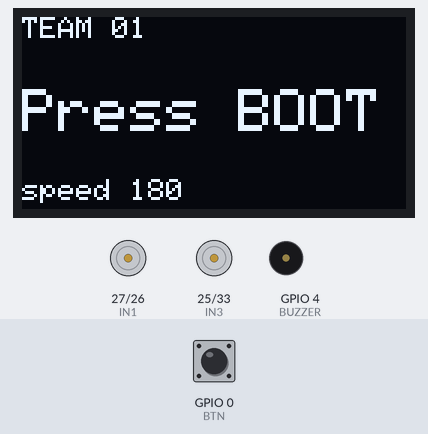
Simulated run of this sketch. Board: ESP32. Shown: 128×64 one-colour display, motor-driver pin pairs drawn as motors (green arrow = first pin HIGH = forward, orange = second pin HIGH = backward, longer = more drive, scaled by the enable pin), buzzer (waves = sounding, pin HIGH). The test bench sets the inputs (shaded band); at power-on: GPIO 0 (BTN) HIGH. What the sketch prints to the serial monitor is not drawn.

Above: at 1.2 s.
1.3 s: GPIO 0 (BTN) pulled LOW for 0.15 s
At 5.2 s:
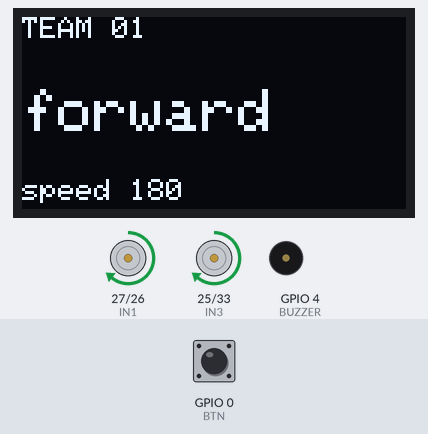
At 13.0 s:
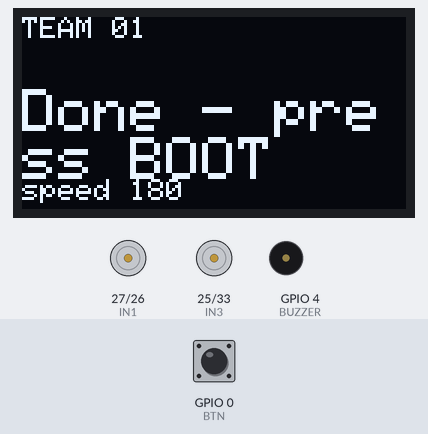
13.4 s: GPIO 0 (BTN) pulled LOW for 1 s
At 15.1 s:
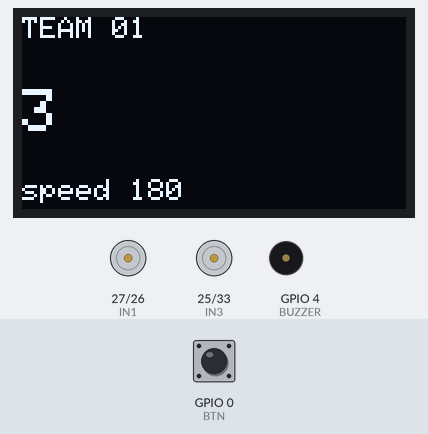
Timing chart, 0 to 23.4 s (numbered marks = the images above; inputs shaded):
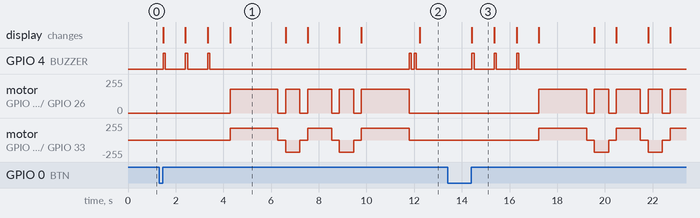

The sketch:

02_Drive_ANSWER.ino
```cpp
/* =====================================================================
   02 · DRIVE  (ฉบับเฉลย - สำหรับครูเท่านั้น)
   ---------------------------------------------------------------------
   ไฟล์นี้คือคำตอบของ 02_Drive_STUDENT
   อย่าเพิ่งแจกให้นักเรียนจนกว่าจะหมดเวลาช่วง coding
   ===================================================================== */

#include <Wire.h>
#include <Adafruit_GFX.h>
#include <Adafruit_SSD1306.h>

#define TEAM_NAME "TEAM 01"

#define ENA 14
#define IN1 27
#define IN2 26
#define IN3 25
#define IN4 33
#define ENB 32
#define BUZZER 4
#define BTN 0

int SPEED = 180;

Adafruit_SSD1306 oled(128, 64, &Wire, -1);

void setup() {
  Serial.begin(115200);
  pinMode(ENA, OUTPUT);  pinMode(ENB, OUTPUT);
  pinMode(IN1, OUTPUT);  pinMode(IN2, OUTPUT);
  pinMode(IN3, OUTPUT);  pinMode(IN4, OUTPUT);
  pinMode(BUZZER, OUTPUT);
  pinMode(BTN, INPUT_PULLUP);
  stopAll();

  Wire.begin(21, 22);
  oled.begin(SSD1306_SWITCHCAPVCC, 0x3C);
  oled.setTextColor(SSD1306_WHITE);
  say("Press BOOT");
}

void loop() {
  if (digitalRead(BTN) == LOW) {
    delay(50);
    while (digitalRead(BTN) == LOW) { }
    countdown();
    mission();
    say("Done - press BOOT");
  }
}

/* ---------------- ภารกิจ : ไปแล้วกลับที่เดิม ---------------- */
void mission() {
  say("forward");   forward(SPEED);   delay(2000); stopAll(); delay(300);
  say("turn right"); turnRight(SPEED); delay(600);  stopAll(); delay(300);
  say("forward");   forward(SPEED);   delay(1000); stopAll(); delay(300);
  say("turn right"); turnRight(SPEED); delay(600);  stopAll(); delay(300);
  say("forward");   forward(SPEED);   delay(2000); stopAll();
  beep(2);
}

/* ---------------- ห้าฟังก์ชันที่นักเรียนต้องเขียนเอง ---------------- */
void forward(int s)   { leftMotor( 1, s); rightMotor( 1, s); }
void backward(int s)  { leftMotor(-1, s); rightMotor(-1, s); }
void turnLeft(int s)  { leftMotor(-1, s); rightMotor( 1, s); }
void turnRight(int s) { leftMotor( 1, s); rightMotor(-1, s); }
void stopAll()        { leftMotor( 0, 0); rightMotor( 0, 0); }

/* ---------------- ให้มาแล้ว ห้ามแก้ ---------------- */
void leftMotor(int dir, int speed) {
  digitalWrite(IN1, dir > 0);
  digitalWrite(IN2, dir < 0);
  analogWrite(ENA, dir == 0 ? 0 : speed);
}

void rightMotor(int dir, int speed) {
  digitalWrite(IN3, dir > 0);
  digitalWrite(IN4, dir < 0);
  analogWrite(ENB, dir == 0 ? 0 : speed);
}

void say(const char* msg) {
  oled.clearDisplay();
  oled.setTextSize(1);
  oled.setCursor(0, 0);
  oled.println(TEAM_NAME);
  oled.setTextSize(2);
  oled.setCursor(0, 24);
  oled.println(msg);
  oled.setTextSize(1);
  oled.setCursor(0, 54);
  oled.print("speed ");
  oled.print(SPEED);
  oled.display();
  Serial.println(msg);
}

void countdown() {
  for (int i = 3; i > 0; i--) {
    char b[4];
    snprintf(b, sizeof(b), "%d", i);
    say(b);
    beep(1);
    delay(700);
  }
}

void beep(int times) {
  for (int i = 0; i < times; i++) {
    digitalWrite(BUZZER, HIGH); delay(90);
    digitalWrite(BUZZER, LOW);  delay(120);
  }
}
```

Measured:
- after the input at 1.3 s, GPIO 4 (BUZZER): LOW → HIGH after 0.18 s, → LOW 0.09 s later, → HIGH 0.85 s later, → LOW 0.09 s later, … (10 changes in this stretch); motor on GPIO 27 (IN1) / GPIO 26 (IN2): stopped → forward 180/255 after 3.0 s, → stopped 2.0 s later, → forward 180/255 0.33 s later, → stopped 0.60 s later, … (10 changes in this stretch)
- after the input at 13.4 s, GPIO 4 (BUZZER): alternates HIGH for 0.09 s and LOW for 0.85 s, 6 changes in all, then stays LOW, starting after 1.0 s; motor on GPIO 27 (IN1) / GPIO 26 (IN2): stopped → forward 180/255 after 3.8 s, → stopped 2.0 s later, → forward 180/255 0.33 s later, → stopped 0.60 s later, … (9 changes in this stretch)
- what the display in image 1 shows lasts 2.3 s, from 4.3 s to 6.6 s
- what the display in image 3 shows lasts 1.0 s, from 14.4 s to 15.4 s
